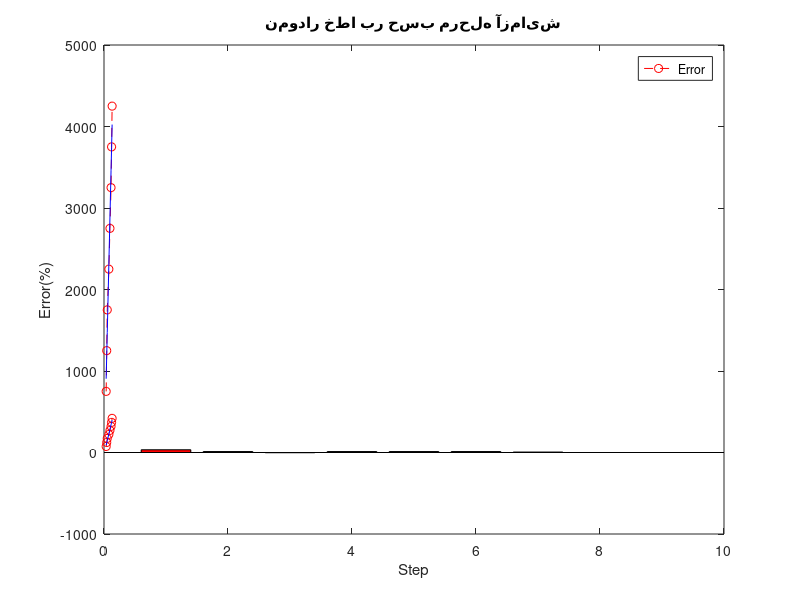

This figure's MATLAB source:
%% آزمایش پیچش در حالت رفت و واحد انگلیسی
tRBr = [750
1250
1750
2250
2750
3250
3750
4250
];
RoR = [ 0.034906
0.043633
0.05236
0.07854
0.095993
0.113446
0.122173
0.1309
];
pRBr = polyfit(RoR , tRBr, 1);
y1RBr = polyval(pRBr,RoR);
plot(RoR,tRBr,"--or")
hold on
plot(RoR,y1RBr,"-b")
legend('Original Data', 'Polyfit- n=1')
title('نمودار ممان پیچشی بر حسب زاویه پیچش')
xlabel('φ(Rad)')
ylabel('T(Kgf.cm^2)')
%% آزمایش پیچش در حالت رفت(SI)
TRSI = [73.95
123.25
172.55
221.85
271.15
320.45
369.75
419.05
];
RoR = [ 0.034906
0.043633
0.05236
0.07854
0.095993
0.113446
0.122173
0.1309
];
pRSI = polyfit(RoR , TRSI, 1);
y1RSI = polyval(pRSI,RoR);
plot(RoR,TRSI,"--or")
hold on
plot(RoR,y1RSI,"-b")
legend('Original Data', 'Polyfit- n=1')
title('نمودار ممان پیچشی بر حسب زاویه پیچش')
xlabel('φ(Rad)')
ylabel('T(N.m)')
%% Error Raft
ErrorR = [33.85
11.8
-2.89
11.81
11.81
11.81
5.51
0.05
];
bar (ErrorR, 'red')
legend('Error')
title ('نمودار خطا بر حسب مرحله آزمایش')
xlabel('Step')
ylabel('Error(%)')
